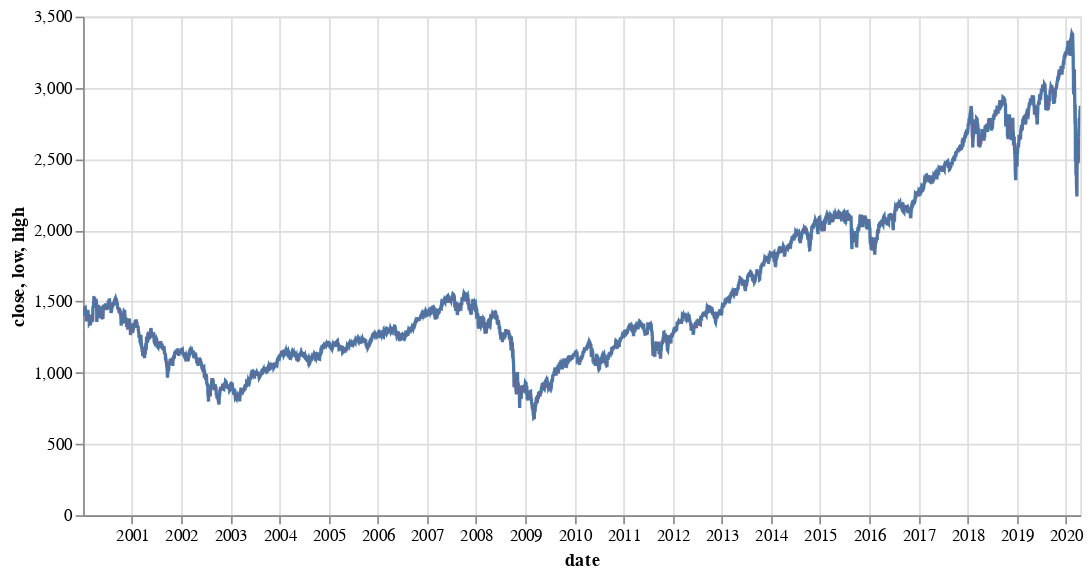

The code cell stored with this chart in its notebook:
### Code cell
# Solution
line = alt.Chart(sp500_df).mark_line().encode(
    alt.X('date:T'),
    alt.Y('close:Q')
)

area = alt.Chart(sp500_df).mark_area(
    opacity=0.2, color='red'
).encode(
    alt.X('date:T'),
    alt.Y('low:Q'),
    alt.Y2('high:Q')
)

(line + area).properties(
    width=600,
    height=300
).interactive()

### Figure 1 — Vega specification as saved in the notebook (floating-point values rounded to 4 significant figures; data arrays with more than 128 entries replaced by an {"elided": "..."} marker saying what was removed)
{"$schema": "https://vega.github.io/schema/vega/v5.json", "data": [{"name": "param_3_store"}, {"name": "source_0", "values": {"elided": "5105 records"}, "transform": [{"type": "formula", "expr": "toDate(datum['date'])", "as": "date"}]}], "signals": [{"name": "unit", "value": {}, "on": [{"events": "mousemove", "update": "isTuple(group()) ? group() : unit"}]}, {"name": "param_3", "update": "vlSelectionResolve(\"param_3_store\", \"union\")"}, {"name": "param_3_date", "on": [{"events": [{"source": "view", "type": "dblclick"}], "update": "null"}, {"events": {"signal": "param_3_translate_delta"}, "update": "panLinear(param_3_translate_anchor.extent_x, -param_3_translate_delta.x / width)"}, {"events": {"signal": "param_3_zoom_delta"}, "update": "zoomLinear(domain(\"x\"), param_3_zoom_anchor.x, param_3_zoom_delta)"}]}, {"name": "param_3_close", "on": [{"events": [{"source": "view", "type": "dblclick"}], "update": "null"}, {"events": {"signal": "param_3_translate_delta"}, "update": "panLinear(param_3_translate_anchor.extent_y, param_3_translate_delta.y / height)"}, {"events": {"signal": "param_3_zoom_delta"}, "update": "zoomLinear(domain(\"y\"), param_3_zoom_anchor.y, param_3_zoom_delta)"}]}, {"name": "param_3_tuple", "on": [{"events": [{"signal": "param_3_date || param_3_close"}], "update": "param_3_date && param_3_close ? {unit: \"view_3\", fields: param_3_tuple_fields, values: [param_3_date,param_3_close]} : null"}]}, {"name": "param_3_tuple_fields", "value": [{"field": "date", "channel": "x", "type": "R"}, {"field": "close", "channel": "y", "type": "R"}]}, {"name": "param_3_translate_anchor", "value": {}, "on": [{"events": [{"source": "scope", "type": "mousedown"}], "update": "{x: x(unit), y: y(unit), extent_x: domain(\"x\"), extent_y: domain(\"y\")}"}]}, {"name": "param_3_translate_delta", "value": {}, "on": [{"events": [{"source": "window", "between": [{"source": "scope", "type": "mousedown"}, {"source": "window", "type": "mouseup"}], "type": "mousemove", "consume": true}], "update": "{x: param_3_translate_anchor.x - x(unit), y: param_3_translate_anchor.y - y(unit)}"}]}, {"name": "param_3_zoom_anchor", "on": [{"events": [{"source": "scope", "type": "wheel", "consume": true}], "update": "{x: invert(\"x\", x(unit)), y: invert(\"y\", y(unit))}"}]}, {"name": "param_3_zoom_delta", "on": [{"events": [{"source": "scope", "type": "wheel", "consume": true}], "update": "pow(1.001, event.deltaY * pow(16, event.deltaMode))", "force": true}]}, {"name": "param_3_modify", "on": [{"events": {"signal": "param_3_tuple"}, "update": "modify(\"param_3_store\", param_3_tuple, true)"}]}], "marks": [{"type": "line", "name": "view_3_marks", "from": {"data": "source_0"}, "sort": {"field": "datum[\"date\"]"}, "encode": {"update": {"description": {"signal": "\"date: \" + (timeFormat(datum[\"date\"], '%b %d, %Y')) + \"; close: \" + (format(datum[\"close\"], \"\"))"}, "y": {"field": "close", "scale": "y"}, "x": {"field": "date", "scale": "x"}, "defined": {"signal": "isValid(datum[\"date\"]) && isFinite(+datum[\"date\"]) && isValid(datum[\"close\"]) && isFinite(+datum[\"close\"])"}, "stroke": {"value": "#4c78a8"}}}, "interactive": true, "style": ["line"], "clip": true}, {"type": "area", "name": "layer_1_marks", "from": {"data": "source_0"}, "sort": {"field": "datum[\"date\"]"}, "encode": {"update": {"y2": {"field": "high", "scale": "y"}, "defined": {"signal": "isValid(datum[\"date\"]) && isFinite(+datum[\"date\"]) && isValid(datum[\"low\"]) && isFinite(+datum[\"low\"])"}, "fill": {"value": "red"}, "y": {"field": "low", "scale": "y"}, "description": {"signal": "\"date: \" + (timeFormat(datum[\"date\"], '%b %d, %Y')) + \"; low: \" + (format(datum[\"low\"], \"\")) + \"; high: \" + (format(datum[\"high\"], \"\"))"}, "opacity": {"value": 0.2}, "orient": {"value": "vertical"}, "x": {"field": "date", "scale": "x"}}}, "style": ["area"], "interactive": false, "clip": true}], "scales": [{"name": "x", "type": "time", "domain": {"data": "source_0", "field": "date"}, "range": [0, {"signal": "width"}], "domainRaw": {"signal": "param_3[\"date\"]"}}, {"name": "y", "type": "linear", "domain": {"fields": ["close", "low", "high"], "data": "source_0"}, "range": [{"signal": "height"}, 0], "zero": true, "domainRaw": {"signal": "param_3[\"close\"]"}, "nice": true}], "axes": [{"scale": "x", "zindex": 0, "orient": "bottom", "labels": false, "ticks": false, "tickCount": {"signal": "ceil(width/40)"}, "domain": false, "grid": true, "gridScale": "y", "aria": false, "maxExtent": 0, "minExtent": 0}, {"scale": "y", "labels": false, "domain": false, "minExtent": 0, "orient": "left", "ticks": false, "aria": false, "gridScale": "x", "tickCount": {"signal": "ceil(height/40)"}, "grid": true, "maxExtent": 0, "zindex": 0}, {"scale": "x", "title": "date", "orient": "bottom", "zindex": 0, "labelFlush": true, "labelOverlap": true, "tickCount": {"signal": "ceil(width/40)"}, "grid": false}, {"scale": "y", "zindex": 0, "title": "close, low, high", "orient": "left", "tickCount": {"signal": "ceil(height/40)"}, "labelOverlap": true, "grid": false}], "height": 300, "width": 600, "style": "cell", "background": "white", "padding": 5}
